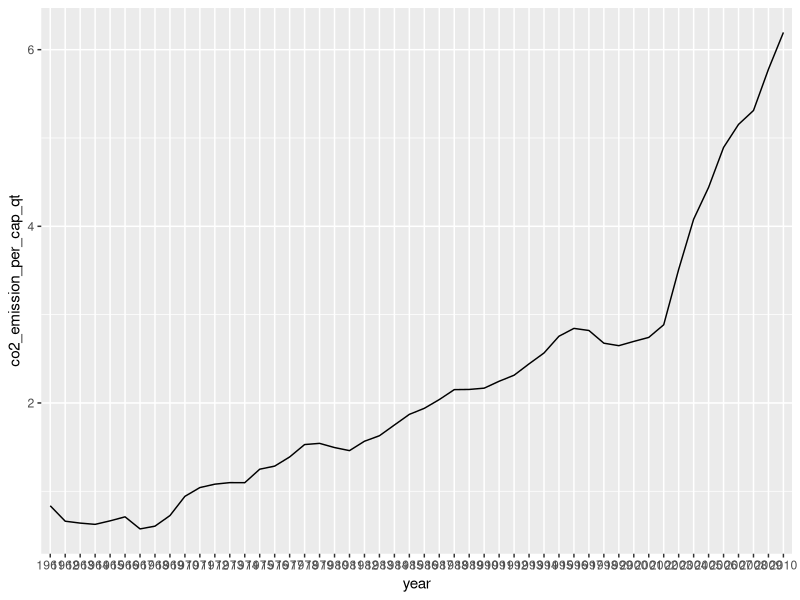
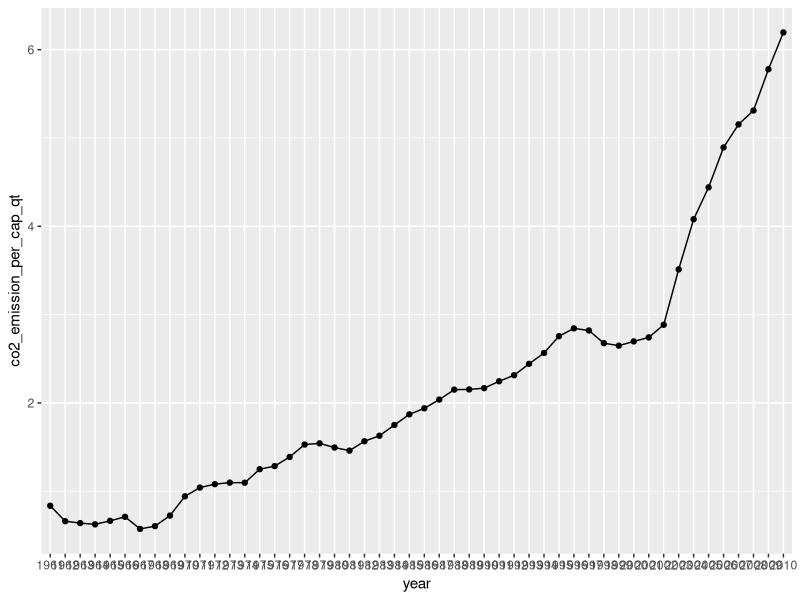
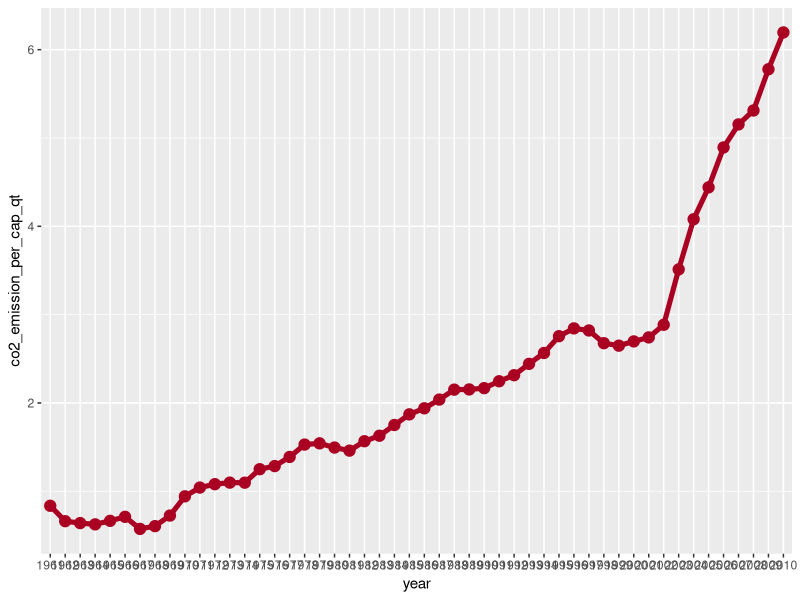
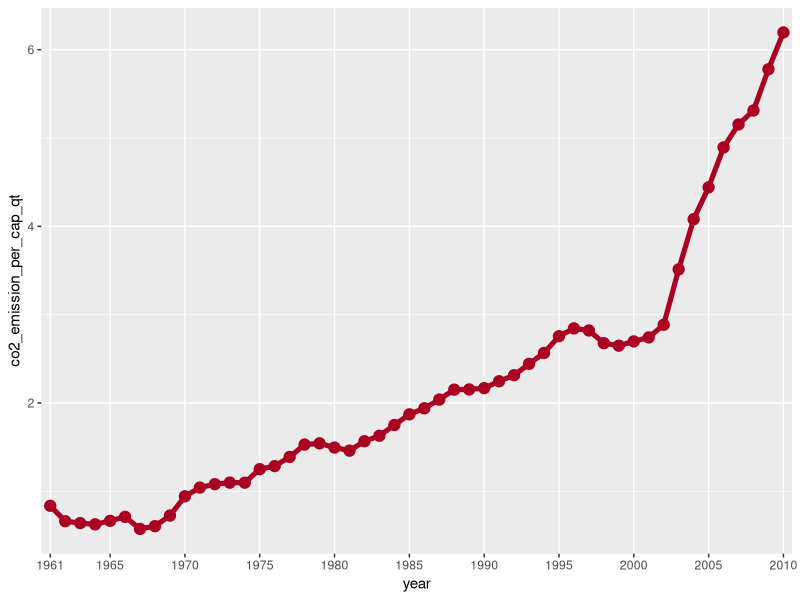
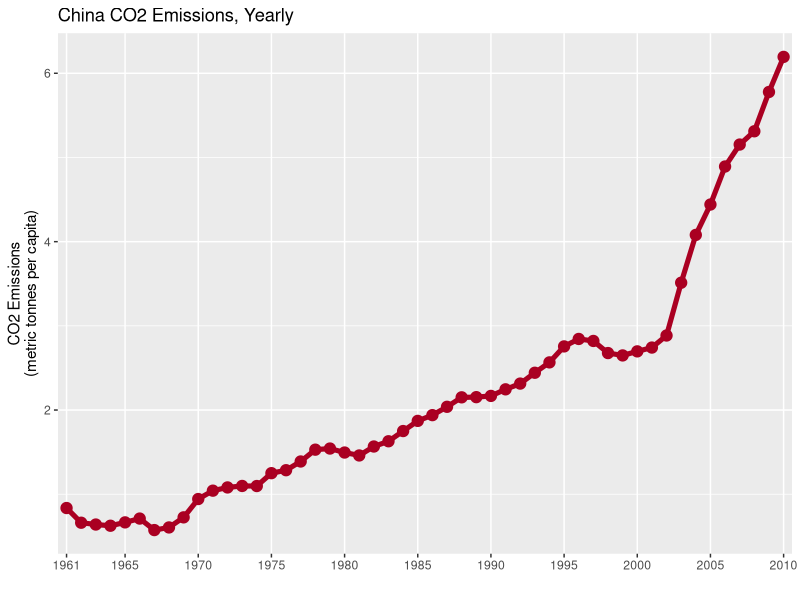
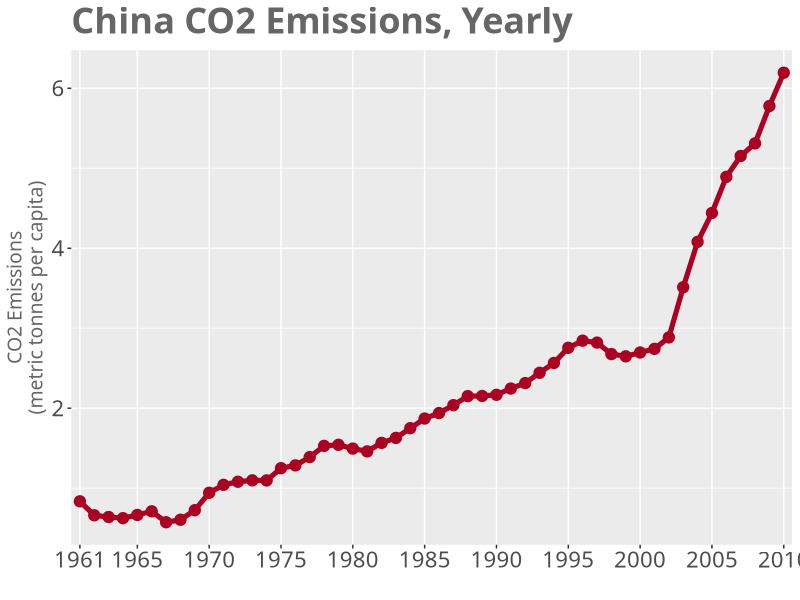

Write the R code that produced these figures, in order.
# http://www.sharpsightlabs.com/r-line-chart-and-datavis-process/
# How to build an R line chart, step by step

library("ggplot2")

# Read in data
year <- c("1961", "1962", "1963", "1964", "1965", "1966", "1967", "1968", 
          "1969", "1970", "1971", "1972", "1973", "1974", "1975", "1976", 
          "1977", "1978", "1979", "1980", "1981", "1982", "1983", "1984", 
          "1985", "1986", "1987", "1988", "1989", "1990", "1991", "1992", 
          "1993", "1994", "1995", "1996", "1997", "1998", "1999", "2000", 
          "2001", "2002", "2003", "2004", "2005", "2006", "2007", "2008", 
          "2009", "2010")
co2_emission_per_cap_qt <- as.numeric(
  c("0.836046900792028", "0.661428164381093", "0.640001899360285", 
    "0.625646053941047", "0.665524211218076", "0.710891381561055", 
    "0.574162146975018", "0.60545199674633", "0.725149509123457", 
    "0.942934534989582", "1.04223969658961", "1.08067663654397", 
    "1.09819569131687", "1.09736711056811", "1.25012409495905", 
    "1.28528313553995", "1.38884289658754", "1.52920110964112", 
    "1.5426750986837", "1.49525074931082", "1.46043181655825", 
    "1.56673968353113", "1.62905590778943", "1.75044806018373", 
    "1.87105479144466", "1.93943425697654", "2.03841068876927", 
    "2.1509052249848", "2.15307791087471", "2.16770307659104", 
    "2.24590127565651", "2.31420729031649", "2.44280065934625", 
    "2.56599389177193", "2.75575496636525", "2.84430958153669", 
    "2.82056789057578", "2.67674598026467", "2.64864924664833", 
    "2.69686243322549", "2.74212081298895", "2.88522504139331", 
    "3.51224542766222", "4.08013890554173", "4.4411506949345", 
    "4.89272709798477", "5.15356401658718", "5.31115185538876", 
    "5.77814318390097", "6.19485757472686"))

# Combine data into dataframe
df.china_co2 <- data.frame(year, co2_emission_per_cap_qt)

# The iterative Data Visualization Process

# Step 1: Simple R line chart
ggplot(data = df.china_co2, 
       aes(x = year, y = co2_emission_per_cap_qt, group = 1)) + 
  geom_line()

# Step 2: Add points (new layer)
ggplot(data = df.china_co2, 
       aes(x = year, y = co2_emission_per_cap_qt, group = 1)) + 
  geom_line() +
  geom_point()

# Step 3: Add color
ggplot(data = df.china_co2, 
       aes(x = year, y = co2_emission_per_cap_qt, group = 1)) + 
  geom_line(color = "#aa0022", size = 1.75) +
  geom_point(color = "#aa0022", size = 3.5)

# Step 4: Edit gridlines
ggplot(data = df.china_co2, 
       aes(x = year, y = co2_emission_per_cap_qt, group = 1)) + 
  geom_line(color = "#aa0022", size = 1.75) + 
  geom_point(color = "#aa0022", size = 3.5) + 
  scale_x_discrete(breaks = c("1961", "1965", "1970", "1975", "1980", "1985", 
                              "1990", "1995", "2000", "2005", "2010"))

# Step 5: Add title, edit exis labels
ggplot(data = df.china_co2, 
       aes(x = year, y = co2_emission_per_cap_qt, group = 1)) + 
  geom_line(color = "#aa0022", size = 1.75) + 
  geom_point(color = "#aa0022", size = 3.5) + 
  scale_x_discrete(breaks = c("1961", "1965", "1970", "1975", "1980", "1985", 
                              "1990", "1995", "2000", "2005", "2010")) + 
  ggtitle("China CO2 Emissions, Yearly") + 
  labs(x = "", y = "CO2 Emissions\n(metric tonnes per capita)")

# Step 6: Format title and axes
ggplot(data = df.china_co2, 
       aes(x = year, y = co2_emission_per_cap_qt, group = 1)) + 
  geom_line(color = "#aa0022", size = 1.75) + 
  geom_point(color = "#aa0022", size = 3.5) + 
  scale_x_discrete(breaks = c("1961", "1965", "1970", "1975", "1980", "1985", 
                              "1990", "1995", "2000", "2005", "2010")) + 
  ggtitle("China CO2 Emissions, Yearly") + 
  labs(x = "", y = "CO2 Emissions\n(metric tonnes per capita)") +
  theme(axis.title.y = element_text(size = 14, family = "Trebuchet MS", 
                                    color="#666666")) +
  theme(plot.title = element_text(size = 26, family = "Trebuchet MS", 
                                  face = "bold", hjust = 0, 
                                  color = "#666666")) + 
  theme(axis.text = element_text(size = 16, family = "Trebuchet MS"))







